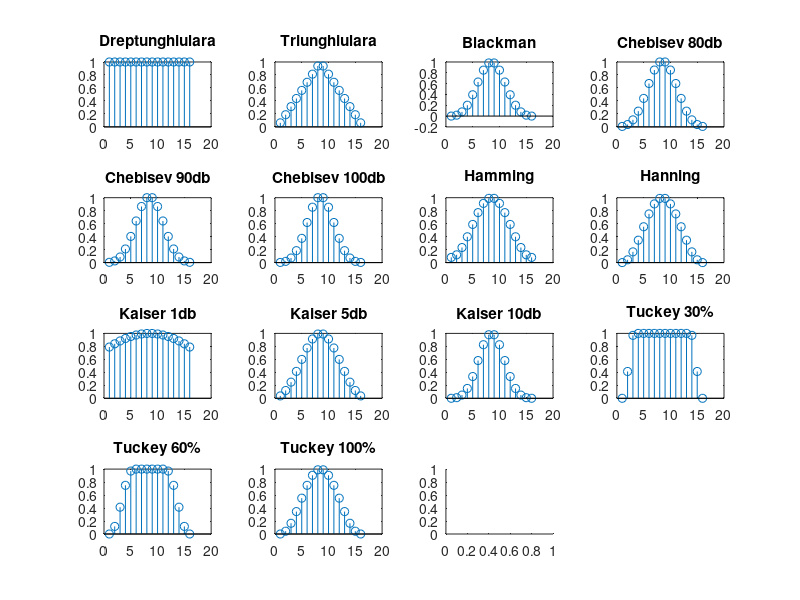

Write the MATLAB code that produced this figure. (Note: this script raises an error after producing the figure.)
clc
clear all
%% a
M = 16;

figure
subplot(4, 4, 1);
w = boxcar(M);
stem(w)
title("Dreptunghiulara")

subplot(4, 4, 2);
w = triang(M);
stem(w)
title("Triunghiulara")

subplot(4, 4, 3);
w = blackman(M);
stem(w)
title("Blackman")

subplot(4, 4, 4);
w = chebwin(M, 80);
stem(w)
title("Chebisev 80db")

subplot(4, 4, 5);
w = chebwin(M, 90);
stem(w)
title("Chebisev 90db")

subplot(4, 4, 6);
w = chebwin(M, 100);
stem(w)
title("Chebisev 100db")

subplot(4, 4, 7);
w = hamming(M);
stem(w)
title("Hamming")

subplot(4, 4, 8);
w = hanning(M);
stem(w)
title("Hanning")

subplot(4, 4, 9);
w = kaiser(M, 1);
stem(w)
title("Kaiser 1db")

subplot(4, 4, 10);
w = kaiser(M, 5);
stem(w)
title("Kaiser 5db")

subplot(4, 4, 11);
w = kaiser(M, 10);
stem(w)
title("Kaiser 10db")

subplot(4, 4, 12);
w = tukeywin(M, 0.3);
stem(w)
title("Tuckey 30%")

subplot(4, 4, 13);
w = tukeywin(M, 0.6);
stem(w)
title("Tuckey 60%")

subplot(4, 4, 14);
w = tukeywin(M, 1);
stem(w)
title("Tuckey 100%")

subplot(4, 4, 15);
w = lanzcos(M, 0.5);
stem(w)
title("Lanzcos 0.5")

subplot(4, 4, 16);
w = lanzcos(M, 2);
stem(w)
title("Lanzcos 2")

%% b
M = 16;

figure
subplot(4, 4, 1);
w = boxcar(M);
w = w / sum(w);
[W, om] = freqz(w);
plot(om, mag2db(abs(W)));
title("Dreptunghiulara")

subplot(4, 4, 2);
w = triang(M);
w = w / sum(w);
[W, om] = freqz(w);
plot(om, mag2db(abs(W)));
title("Triunghiulara")

subplot(4, 4, 3);
w = blackman(M);
w = w / sum(w);
[W, om] = freqz(w);
plot(om, mag2db(abs(W)));
title("Blackman")

subplot(4, 4, 4);
w = chebwin(M, 80);
w = w / sum(w);
[W, om] = freqz(w);
plot(om, mag2db(abs(W)));
title("Chebisev 80db")

subplot(4, 4, 5);
w = chebwin(M, 90);
w = w / sum(w);
[W, om] = freqz(w);
plot(om, mag2db(abs(W)));
title("Chebisev 90db")

subplot(4, 4, 6);
w = chebwin(M, 100);
w = w / sum(w);
[W, om] = freqz(w);
plot(om, mag2db(abs(W)));
title("Chebisev 100db")

subplot(4, 4, 7);
w = hamming(M);
w = w / sum(w);
[W, om] = freqz(w);
plot(om, mag2db(abs(W)));
title("Hamming")

subplot(4, 4, 8);
w = hanning(M);
w = w / sum(w);
[W, om] = freqz(w);
plot(om, mag2db(abs(W)));
title("Hanning")

subplot(4, 4, 9);
w = kaiser(M, 1);
w = w / sum(w);
[W, om] = freqz(w);
plot(om, mag2db(abs(W)));
title("Kaiser 1db")

subplot(4, 4, 10);
w = kaiser(M, 5);
w = w / sum(w);
[W, om] = freqz(w);
plot(om, mag2db(abs(W)));
title("Kaiser 5db")

subplot(4, 4, 11);
w = kaiser(M, 10);
w = w / sum(w);
[W, om] = freqz(w);
plot(om, mag2db(abs(W)));
title("Kaiser 10db")

subplot(4, 4, 12);
w = tukeywin(M, 0.3);
w = w / sum(w);
[W, om] = freqz(w);
plot(om, mag2db(abs(W)));
title("Tuckey 30%")

subplot(4, 4, 13);
w = tukeywin(M, 0.6);
w = w / sum(w);
[W, om] = freqz(w);
plot(om, mag2db(abs(W)));
title("Tuckey 60%")

subplot(4, 4, 14);
w = tukeywin(M, 1);
w = w / sum(w);
[W, om] = freqz(w);
plot(om, mag2db(abs(W)));
title("Tuckey 100%")

subplot(4, 4, 15);
w = lanzcos(M, 0.5);
w = w / sum(w);
[W, om] = freqz(w);
plot(om, mag2db(abs(W)));
title("Lanzcos 0.5")

subplot(4, 4, 16);
w = lanzcos(M, 2);
w = w / sum(w);
[W, om] = freqz(w);
plot(om, mag2db(abs(W)));
title("Lanzcos 2")